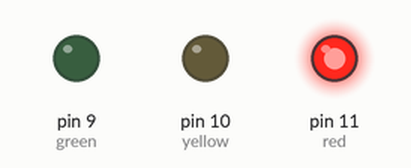
Recording of a sketch running on a simulated Arduino Uno, built with avr-gcc and run on an emulated ATmega328P. Parts: output pins drawn as LEDs (lit = HIGH).

Above: at 0.5 s.
At 1.5 s:
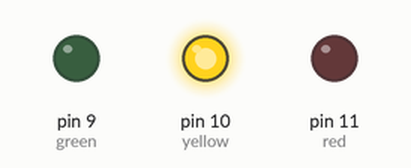
At 5.5 s:
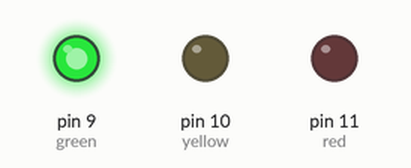
Timing chart, 0 to 6.9 s (numbered marks = the images above):
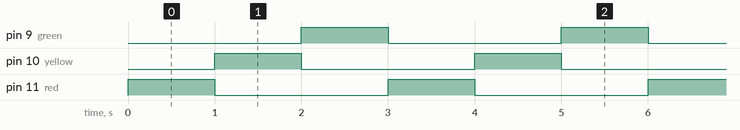

The sketch:

Traffic_Lights.ino
```cpp
  int red = 11;  // led connected to pin 11
  int yellow = 10;  // led connected to pin 10
  int green = 9;    // led connected to pin 9


void setup() {

  ///setting up all the leds

  pinMode(red , OUTPUT);       //red
  pinMode(yellow , OUTPUT);    //yellow
  pinMode(green , OUTPUT);     //green


}

void loop() {

  digitalWrite(red, HIGH);    //turn red on
  delay(1000);                //time delay of : 1 second
  digitalWrite(red, LOW);     //turn red led off

  digitalWrite(yellow, HIGH);    //same as above
  delay(1000);
  digitalWrite(yellow, LOW);

  digitalWrite(green, HIGH);      //same as above
  delay(1000);
  digitalWrite(green, LOW);


}
```

Measured:
- by itself, pin 9 (green), pin 10 (yellow), pin 11 (red): alternates HIGH for 1.0 s and LOW for 2.0 s
- by itself, everything shown: repeats every 3.0 s, in 4 steps
